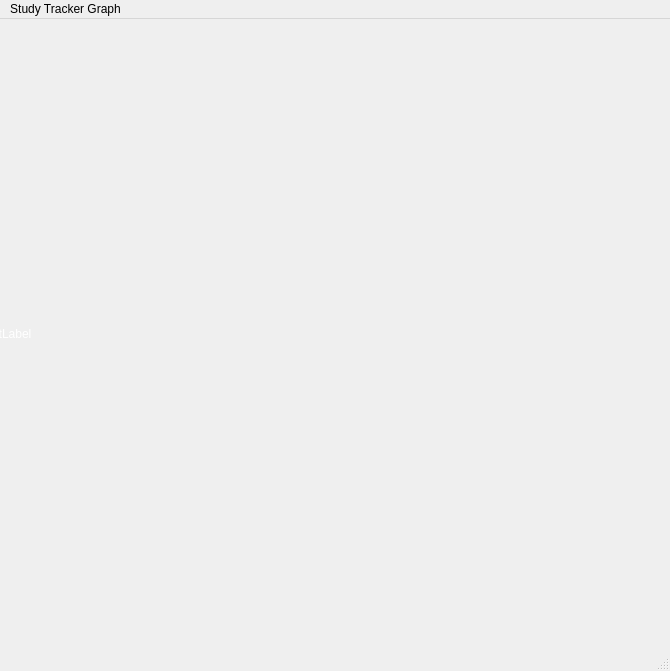
<?xml version="1.0" encoding="UTF-8"?>
<ui version="4.0">
 <class>MainWindow</class>
 <widget class="QMainWindow" name="MainWindow">
  <property name="geometry">
   <rect>
    <x>0</x>
    <y>0</y>
    <width>670</width>
    <height>671</height>
   </rect>
  </property>
  <property name="windowTitle">
   <string>Study Tracker App</string>
  </property>
  <widget class="QWidget" name="centralwidget">
   <widget class="QLabel" name="label_pic">
    <property name="geometry">
     <rect>
      <x>-20</x>
      <y>-20</y>
      <width>711</width>
      <height>671</height>
     </rect>
    </property>
    <property name="text">
     <string>&lt;html&gt;&lt;head/&gt;&lt;body&gt;&lt;p&gt;&lt;span style=&quot; color:#ffffff;&quot;&gt;TextLabel&lt;/span&gt;&lt;/p&gt;&lt;/body&gt;&lt;/html&gt;</string>
    </property>
   </widget>
   <widget class="QFrame" name="graph_frame">
    <property name="geometry">
     <rect>
      <x>20</x>
      <y>30</y>
      <width>621</width>
      <height>521</height>
     </rect>
    </property>
    <layout class="QHBoxLayout" name="horizontalLayout_4"/>
   </widget>
  </widget>
  <widget class="QMenuBar" name="menubar">
   <property name="geometry">
    <rect>
     <x>0</x>
     <y>0</y>
     <width>670</width>
     <height>21</height>
    </rect>
   </property>
   <widget class="QMenu" name="menuStudy_Tracker_Graph">
    <property name="title">
     <string>Study Tracker Graph</string>
    </property>
   </widget>
   <addaction name="menuStudy_Tracker_Graph"/>
  </widget>
  <widget class="QStatusBar" name="statusbar"/>
 </widget>
 <resources/>
 <connections/>
</ui>
